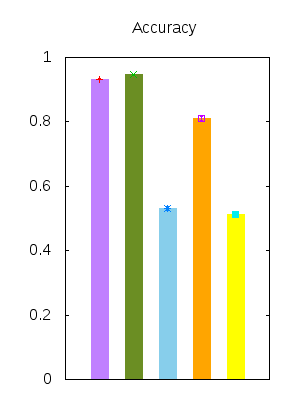

The script that saved this image:
set terminal png size 300,400
set output "ac.png"

set style line 1 lc rgb "purple"
set style line 2 lc rgb "#6B8E23"
set style line 3 lc rgb "skyblue"
set style line 4 lc rgb "orange"
set style line 5 lc rgb "yellow"

set style fill solid
set boxwidth 0.5

set xtics rotate by -45
set xrange [0:6]
set yrange [0:1]
unset xtics
set title "Accuracy"
unset key

plot "dtac.dat" using 1:3:xtic(2) w boxes ls 1 title "Decision Tree", "dtac.dat" using 1:3:4 w errorbars linetype 1 title "", \
     "rfac.dat" using 1:3:xtic(2) w boxes ls 2 title "Random Forest", "rfac.dat" using 1:3:4 w errorbars linetype 2 title "", \
     "nbac.dat" using 1:3:xtic(2) w boxes ls 3 title "Naive Bayes|", "nbac.dat" using 1:3:4 w errorbars linetype 3 title "", \
     "knnac.dat" using 1:3:xtic(2) w boxes ls 4 title "KNN", "knnac.dat" using 1:3:4 w errorbars linetype 4 title "", \
     "svcac.dat" using 1:3:xtic(2) w boxes ls 5 title "SVM", "svcac.dat" using 1:3:4 w errorbars linetype 5 title ""
